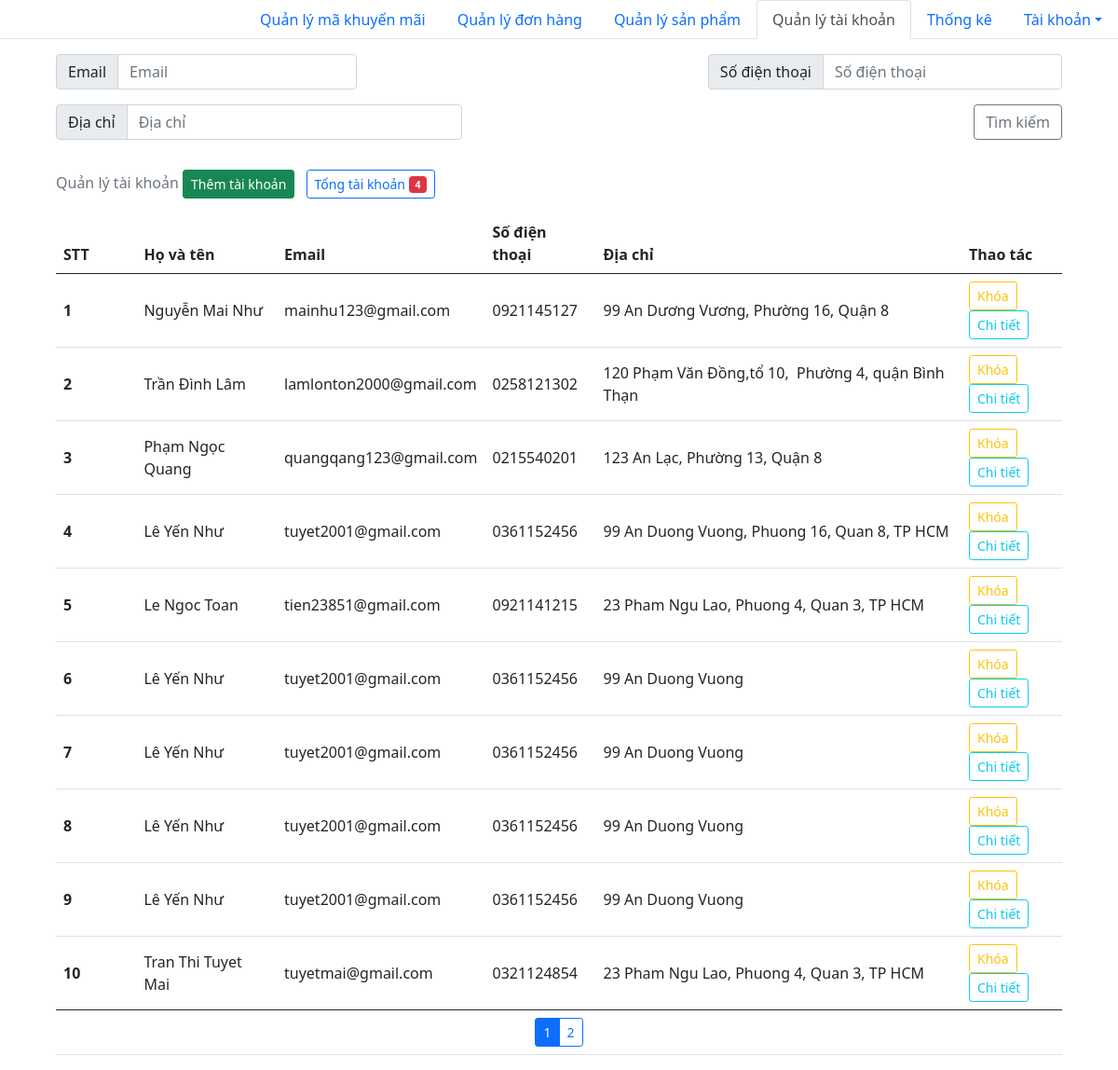
The app's page /admin/quanly_taikhoan.php with its own data.
### tables this page shows
CREATE TABLE `taikhoan` (
  `id` int(11) NOT NULL,
  `fullname` varchar(30) NOT NULL,
  `email` varchar(50) NOT NULL,
  `password` varchar(20) NOT NULL,
  `phone` varchar(11) NOT NULL,
  `address` varchar(100) NOT NULL,
  `status` tinyint(1) NOT NULL
);

### query.php (called while the page is built, shortened)
<?php
function connection(){
    $conn = mysqli_connect(HOST, USERNAME, PASSWORD, DATABASE);
    return $conn;
}
function executeResult($sql){
	$conn = connection();
	$result = mysqli_query($conn, $sql);
	$data   = [];
	if ($result != null) {
		while ($row = mysqli_fetch_assoc($result)) {
			$data[] = $row;
		}
	}
	return $data;
}
function countRow($sql){
    $conn=connection();
    $result=mysqli_query($conn, $sql);
    $numrow=0;
    if($result){
        $numrow=mysqli_num_rows($result);
    }else $numrow=0;
    return $numrow;
}
?>

### admin/quanly_taikhoan.php (the view, shortened to what this page needs)
<!DOCTYPE html>
<html lang="en">
<head>
    <link href="https://cdn.jsdelivr.net/npm/bootstrap@5.0.2/dist/css/bootstrap.min.css" rel="stylesheet">
</head>
<body>
    <ul class="nav nav-tabs justify-content-end">
        <li class="nav-item">
            <a class="nav-link" aria-current="page" href="quanly_makhuyenmai.php">Quản lý mã khuyến mãi</a>
        </li>
        <li class="nav-item">
            <a class="nav-link" aria-current="page" href="./quanly_donhang.php">Quản lý đơn hàng</a>
        </li>
        <li class="nav-item">
            <a class="nav-link" href="./quanly_sanpham.php">Quản lý sản phẩm</a>
        </li>
        <li class="nav-item">
            <a class="nav-link active" href="#">Quản lý tài khoản</a>
        </li>
        <li class="nav-item">
            <a class="nav-link" href="./quanly_thongke.php">Thống kê</a>
        </li>
        <li class="nav-item dropdown">
            <a class="nav-link dropdown-toggle" data-bs-toggle="dropdown" href="#" role="button" aria-expanded="false">Tài khoản</a>
        </li>
    </ul>
    <div class="d-block m-auto" style="width: 90%;">
        <div class="container m-0 p-0 mt-3">
            <div class="row justify-content-md-between">
                <div class="col-md-auto">
                    <div class="input-group mb-3">
                        <span class="input-group-text" id="basic-addon1">Email</span>
                        <input type="search" class="form-control" placeholder="Email" aria-label="Email" id="button-addon1">
                    </div>
                </div>
                <div class="col-md-auto">
                    <div class="input-group mb-3">
                        <span class="input-group-text" id="basic-addon1">Số điện thoại</span>
                        <input type="search" class="form-control" placeholder="Số điện thoại" aria-label="Số điện thoại" id="button-addon2">
                    </div>
                </div>
                <div class="col col-lg-5">
                    <div class="input-group mb-3">
                        <span class="input-group-text" id="basic-addon1">Địa chỉ</span>
                        <input type="search" class="form-control" placeholder="Địa chỉ" id="button-addon3">
                    </div>
                </div>
                <div class="col-md-auto">
                    <button class="btn btn-outline-secondary" type="button" id="" onclick="search()">Tìm kiếm</button>
                </div>
            </div>
        </div>
        <?php
        require_once('../query.php');
        $page = isset($_GET['page']) ? $_GET['page'] : 1;
        $start = ($page - 1) * 10;
        $result = executeResult("SELECT * FROM taikhoan LIMIT $start, 10");
        $count = countRow("SELECT * FROM taikhoan");
        ?>
        <table class="table align-middle caption-top" id="table_taikhoan">
            <caption>
                Quản lý tài khoản
                <a class="btn btn-success btn-sm" href="./quanly_taikhoan_them.php">Thêm tài khoản</a>
                <div type="button" class="btn btn-sm btn-outline-primary m-2" onclick="sendMail()">
                    Tổng tài khoản <span class="badge bg-danger" id="badge">4</span>
                </div>
            </caption>
            <thead>
                <tr>
                    <th scope="col" style="width:8%">
                        <label>STT</label>
                    </th>
                    <th scope="col">Họ và tên</th>
                    <th scope="col">Email</th>
                    <th scope="col">Số điện thoại</th>
                    <th scope="col">Địa chỉ</th>
                    <th scope="col" style="width:10%">Thao tác</th>
                </tr>
            </thead>
            <tbody id="table_tbody_taikhoan">
                <?php
                foreach ($result as $tk) {
                    echo '<tr>
                        <th scope="row"><label>' . ++$start . '</label></th>
                                <td>' . $tk['fullname'] . '</td>
                                <td>' . $tk['email'] . '</td>
                                <td>' . $tk['phone'] . '</td>
                                <td>' . $tk['address'] . '</td>
                            <td>
                                <button class="btn btn-outline-warning btn-sm">Khóa</button>
                                <button onclick="details(' . $tk['id'] . ')" type="button" class="btn btn-outline-info btn-sm" id="detail' . $tk['id'] . '" data-bs-toggle="modal" data-bs-target="#exampleModal">
                            Chi tiết
                        </button>
                                </td>
                            </tr>';
                }
                ?>
            </tbody>
            <tfoot>
                <td colspan="6" style="text-align:center">
                    <div class="align-items-center btn-group btn-group-sm" role="group" aria-label="First group" id="table_tfoot_taikhoan">
                        <?php
                        for ($i = 0; $i < ceil(($count) / 10); $i++) {
                            if($i==$page-1){
                                echo '<button type="button" class="btn btn-outline-primary active" onclick="phantrang(' . $i + 1 . ')">' . $i + 1 . '</button>';
                            }else  echo '<button type="button" class="btn btn-outline-primary" onclick="phantrang(' . $i + 1 . ')">' . $i + 1 . '</button>';
                        }
                        ?>
                    </div>
                </td>
            </tfoot>
        </table>
    </div>
</body>
</html>

### records on screen
taikhoan: fullname "Nguyễn Mai Như", email "mainhu123@gmail.com", phone "0921145127", address "99 An Dương Vương, Phường 16, Quận 8"
taikhoan: fullname "Trần Đình Lâm", email "lamlonton2000@gmail.com", phone "0258121302", address "120 Phạm Văn Đồng,tổ 10, Phường 4, quận Bình Thạn"
taikhoan: fullname "Phạm Ngọc Quang", email "quangqang123@gmail.com", phone "0215540201", address "123 An Lạc, Phường 13, Quận 8"
taikhoan: fullname "Lê Yến Như", email "tuyet2001@gmail.com", phone "0361152456", address "99 An Duong Vuong, Phuong 16, Quan 8, TP HCM"
taikhoan: fullname "Le Ngoc Toan", email "tien23851@gmail.com", phone "0921141215", address "23 Pham Ngu Lao, Phuong 4, Quan 3, TP HCM"
taikhoan: fullname "Lê Yến Như", email "tuyet2001@gmail.com", phone "0361152456", address "99 An Duong Vuong"
taikhoan: fullname "Lê Yến Như", email "tuyet2001@gmail.com", phone "0361152456", address "99 An Duong Vuong"
taikhoan: fullname "Lê Yến Như", email "tuyet2001@gmail.com", phone "0361152456", address "99 An Duong Vuong"
taikhoan: fullname "Lê Yến Như", email "tuyet2001@gmail.com", phone "0361152456", address "99 An Duong Vuong"
taikhoan: fullname "Tran Thi Tuyet Mai", email "tuyetmai@gmail.com", phone "0321124854", address "23 Pham Ngu Lao, Phuong 4, Quan 3, TP HCM"
